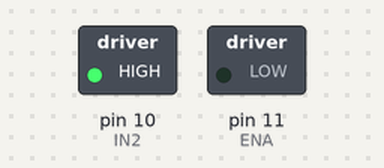
This sketch was run on a simulated Arduino Uno, built with avr-gcc and run on an emulated ATmega328P. Shown: switched loads named in the sketch (green lamp = pin HIGH).

Above: at 0.05 s.
At 9.95 s:
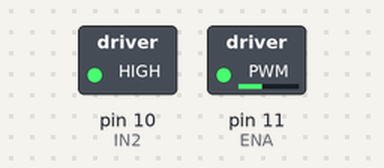
At 19.95 s:
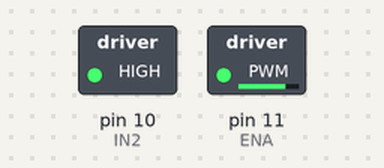
At 39.85 s:
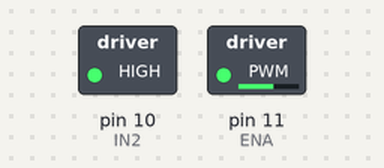
Timing chart, 0 to 40.0 s (numbered marks = the images above):
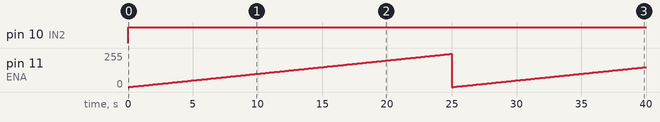

Measured:
- by itself, pin 10 (IN2): LOW → HIGH at 0.00 s
- by itself, pin 11 (ENA): 0/255 → 1/255 at 0.10 s, → 2/255 0.10 s later, → 3/255 0.10 s later, → 4/255 0.10 s later, … (399 changes in this stretch)

The sketch:

punto_13.ino
```cpp
//Punto 13
int ENA = 11; //Nombre de los pines
int IN2 = 10;
int v; //Variable sin asignación
int d = 100; //Nombre del tiempo de espera
void setup() {
  pinMode(ENA, OUTPUT); //Se inicializan los pines para que sanquen la información
  pinMode(IN2, OUTPUT);
}

void loop() {
  for (v = 0; v < 250; v++) { //Contador donde la variable inicia en 0 y va sumando de a 1 hasta 249
    analogWrite(ENA, v); //El pin escribe análogamente el valor de la variable (velocidad del motor)
    digitalWrite(IN2, HIGH); //El pin escribe una señal PWM de 1
    delay(d); //Esperan el tiempo asignado
  }
  digitalWrite(ENA, LOW); //Cuando el contador termine, el pin escribe una señal de 0
}
//Prueba física: https://youtu.be/2Z6G7gjTHQA
```
